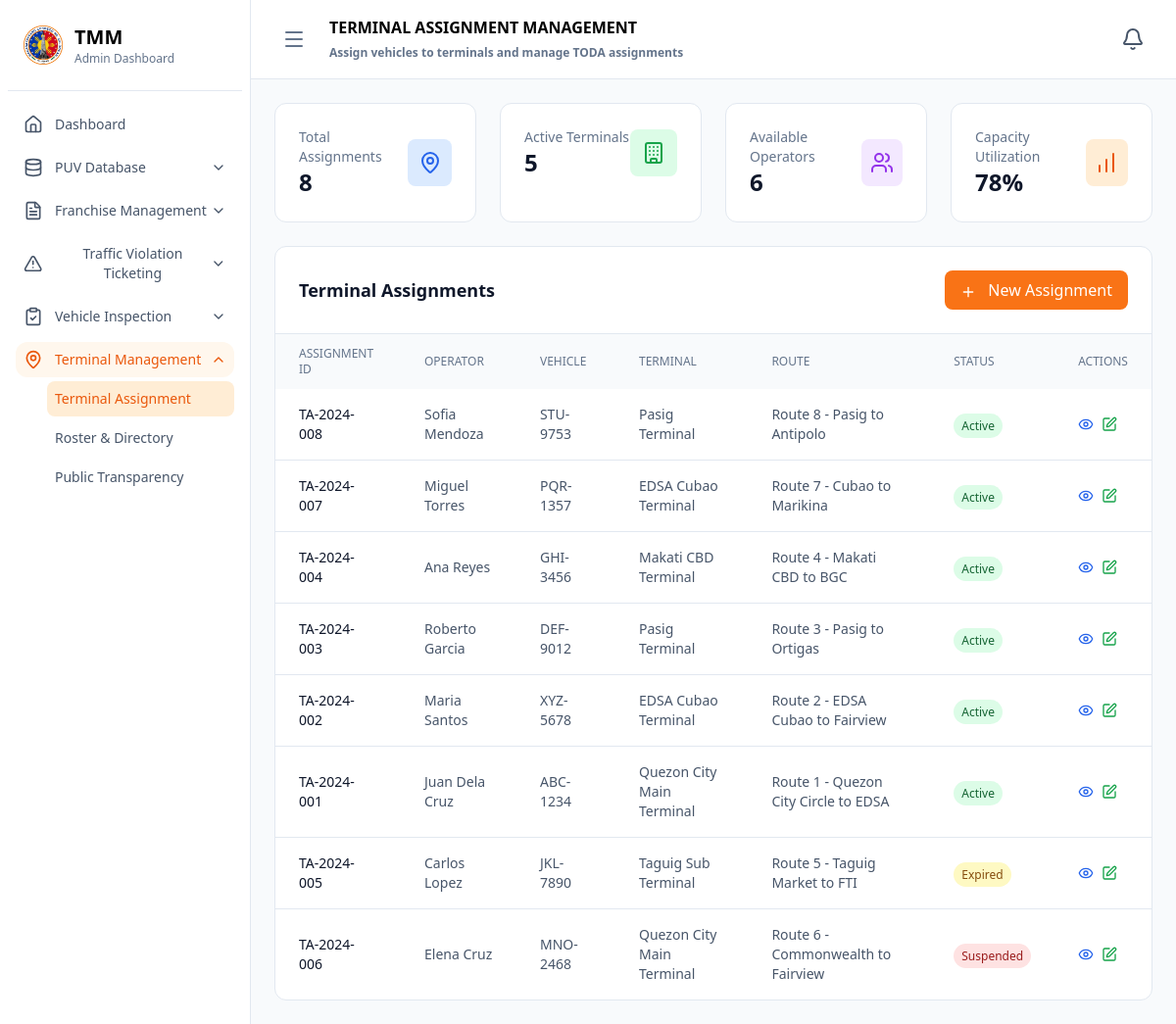
Page /administrator/parking_and_terminal_management/terminal_assignment_management/index.php on the committed database.
### tables this page shows
CREATE TABLE terminal_assignments (
    assignment_id VARCHAR(20) PRIMARY KEY,
    terminal_id VARCHAR(20) NOT NULL,
    operator_id VARCHAR(20) NOT NULL,
    vehicle_id VARCHAR(20) NOT NULL,
    franchise_id VARCHAR(20),
    assignment_type ENUM('permanent', 'temporary', 'toda') NOT NULL,
    route_assigned VARCHAR(200),
    start_date DATE NOT NULL,
    end_date DATE,
    assignment_date DATE NOT NULL,
    status ENUM('active', 'inactive', 'suspended', 'expired') DEFAULT 'active',
    assigned_by VARCHAR(100) NOT NULL,
    remarks TEXT,
    created_at TIMESTAMP DEFAULT CURRENT_TIMESTAMP,
    updated_at TIMESTAMP DEFAULT CURRENT_TIMESTAMP ON UPDATE CURRENT_TIMESTAMP,
    FOREIGN KEY (terminal_id) REFERENCES terminals(terminal_id) ON DELETE CASCADE,
    FOREIGN KEY (operator_id) REFERENCES operators(operator_id) ON DELETE CASCADE,
    FOREIGN KEY (vehicle_id) REFERENCES vehicles(vehicle_id) ON DELETE CASCADE,
    FOREIGN KEY (franchise_id) REFERENCES franchise_records(franchise_id) ON DELETE SET NULL
);

CREATE TABLE operators (
    operator_id VARCHAR(20) PRIMARY KEY,
    first_name VARCHAR(100) NOT NULL,
    last_name VARCHAR(100) NOT NULL,
    middle_name VARCHAR(100),
    address TEXT NOT NULL,
    contact_number VARCHAR(15) NOT NULL,
    email VARCHAR(100),
    license_number VARCHAR(50) NOT NULL UNIQUE,
    license_expiry DATE NOT NULL,
    date_registered TIMESTAMP DEFAULT CURRENT_TIMESTAMP,
    status ENUM('active', 'inactive', 'suspended') DEFAULT 'active'
);

CREATE TABLE vehicles (
    vehicle_id VARCHAR(20) PRIMARY KEY,
    operator_id VARCHAR(20) NOT NULL,
    plate_number VARCHAR(15) NOT NULL UNIQUE,
    vehicle_type ENUM('jeepney', 'bus', 'tricycle', 'taxi', 'van') NOT NULL,
    make VARCHAR(50) NOT NULL,
    model VARCHAR(50) NOT NULL,
    year_manufactured YEAR NOT NULL,
    engine_number VARCHAR(50) NOT NULL,
    chassis_number VARCHAR(50) NOT NULL,
    seating_capacity INT NOT NULL,
    date_registered TIMESTAMP DEFAULT CURRENT_TIMESTAMP,
    status ENUM('active', 'inactive', 'for_inspection', 'suspended') DEFAULT 'active',
    FOREIGN KEY (operator_id) REFERENCES operators(operator_id) ON DELETE CASCADE
);

CREATE TABLE terminals (
    terminal_id VARCHAR(20) PRIMARY KEY,
    terminal_name VARCHAR(200) NOT NULL,
    terminal_code VARCHAR(20) NOT NULL UNIQUE,
    location VARCHAR(200) NOT NULL,
    address TEXT NOT NULL,
    capacity INT NOT NULL,
    current_occupancy INT DEFAULT 0,
    terminal_type ENUM('main', 'sub', 'temporary') DEFAULT 'main',
    operating_hours VARCHAR(50),
    contact_person VARCHAR(100),
    contact_number VARCHAR(15),
    latitude DECIMAL(10,8),
    longitude DECIMAL(11,8),
    status ENUM('active', 'inactive', 'maintenance') DEFAULT 'active',
    created_at TIMESTAMP DEFAULT CURRENT_TIMESTAMP,
    updated_at TIMESTAMP DEFAULT CURRENT_TIMESTAMP ON UPDATE CURRENT_TIMESTAMP
);

### administrator/parking_and_terminal_management/terminal_assignment_management/index.php (the view, shortened to what the rows shown need)
<?php
$database = new Database();
$db = $database->getConnection();
function getTerminalAssignments($db) {
    $query = "SELECT ta.*, o.first_name, o.last_name, v.plate_number, v.vehicle_type,
                     t.terminal_name, fr.franchise_number, fr.status as franchise_status
              FROM terminal_assignments ta
              LEFT JOIN operators o ON ta.operator_id = o.operator_id
              LEFT JOIN vehicles v ON ta.vehicle_id = v.vehicle_id
              LEFT JOIN terminals t ON ta.terminal_id = t.terminal_id
              LEFT JOIN franchise_records fr ON v.vehicle_id = fr.vehicle_id
              ORDER BY ta.assignment_date DESC";
    $stmt = $db->prepare($query);
    $stmt->execute();
    return $stmt->fetchAll(PDO::FETCH_ASSOC);
}
$assignments = getTerminalAssignments($db);
function getStatusBadgeClass($status) {
    switch(strtolower($status)) {
        case 'active': return 'bg-green-100 text-green-800';
        case 'suspended': return 'bg-red-100 text-red-800';
        case 'expired': return 'bg-yellow-100 text-yellow-800';
    }
}
?>
<!DOCTYPE html>
<html lang="en">
<head>
    <script src="https://cdn.tailwindcss.com"></script>
    <link href="https://cdnjs.cloudflare.com/ajax/libs/lucide/0.263.1/lucide.min.css" rel="stylesheet">
</head>
<body class="bg-slate-50 dark:bg-slate-900">
    <div class="flex h-screen">
        <div id="sidebar" class="w-64 bg-white border-r border-slate-200 dark:bg-slate-900 dark:border-slate-700 transform transition-transform duration-300 ease-in-out translate-x-0">
            <div class="p-6">
                <div class="flex items-center space-x-3">
                    <div>
                        <h1 class="text-xl font-bold dark:text-white">TMM</h1>
                    </div>
                </div>
            </div>
        </div>
        <div class="flex-1 flex flex-col transition-all duration-300 ease-in-out">
            <div class="bg-white border-b border-slate-200 px-6 py-4 dark:bg-slate-800 dark:border-slate-700">
                <div class="flex items-center justify-between">
                    <div class="flex items-center space-x-4">
                        <div>
                            <h1 class="text-md font-bold dark:text-white">TERMINAL ASSIGNMENT MANAGEMENT</h1>
                        </div>
                    </div>
                </div>
            </div>
            <div class="flex-1 p-6 overflow-auto">
                <div class="bg-white rounded-xl border border-slate-200">
                    <div class="p-6 border-b border-slate-200 flex justify-between items-center">
                        <h2 class="text-lg font-semibold text-slate-900">Terminal Assignments</h2>
                    </div>
                    <div class="overflow-x-auto">
                        <table class="w-full">
                            <thead class="bg-slate-50">
                                <tr>
                                    <th class="px-6 py-3 text-left text-xs font-medium text-slate-500 uppercase">Assignment ID</th>
                                    <th class="px-6 py-3 text-left text-xs font-medium text-slate-500 uppercase">Operator</th>
                                    <th class="px-6 py-3 text-left text-xs font-medium text-slate-500 uppercase">Vehicle</th>
                                    <th class="px-6 py-3 text-left text-xs font-medium text-slate-500 uppercase">Terminal</th>
                                    <th class="px-6 py-3 text-left text-xs font-medium text-slate-500 uppercase">Route</th>
                                    <th class="px-6 py-3 text-left text-xs font-medium text-slate-500 uppercase">Status</th>
                                    <th class="px-6 py-3 text-left text-xs font-medium text-slate-500 uppercase">Actions</th>
                                </tr>
                            </thead>
                            <tbody class="divide-y divide-slate-200">
                                <?php foreach ($assignments as $assignment): ?>
                                <tr class="hover:bg-slate-50">
                                    <td class="px-6 py-4 text-sm font-medium text-slate-900"><?= htmlspecialchars($assignment['assignment_id'] ?? 'N/A') ?></td>
                                    <td class="px-6 py-4 text-sm text-slate-600"><?= htmlspecialchars(($assignment['first_name'] ?? '') . ' ' . ($assignment['last_name'] ?? '')) ?></td>
                                    <td class="px-6 py-4 text-sm text-slate-600"><?= htmlspecialchars($assignment['plate_number'] ?? 'N/A') ?></td>
                                    <td class="px-6 py-4 text-sm text-slate-600"><?= htmlspecialchars($assignment['terminal_name'] ?? 'N/A') ?></td>
                                    <td class="px-6 py-4 text-sm text-slate-600"><?= htmlspecialchars($assignment['route_assigned'] ?? 'N/A') ?></td>
                                    <td class="px-6 py-4">
                                        <span class="px-2 py-1 text-xs font-medium rounded-full <?= getStatusBadgeClass($assignment['status'] ?? 'active') ?>">
                                            <?= ucfirst($assignment['status'] ?? 'active') ?>
                                        </span>
                                    </td>
                                    <td class="px-6 py-4 text-sm">
                                        <div class="flex space-x-2">
                                            <button onclick="viewAssignment('<?= $assignment['assignment_id'] ?? '' ?>')" class="text-blue-600 hover:text-blue-800">
                                                <i data-lucide="eye" class="w-4 h-4"></i>
                                            </button>
                                            <button onclick="editAssignment('<?= $assignment['assignment_id'] ?? '' ?>', '<?= $assignment['operator_id'] ?? '' ?>', '<?= $assignment['terminal_id'] ?? '' ?>', '<?= $assignment['assignment_type'] ?? '' ?>', '<?= $assignment['route_assigned'] ?? '' ?>', '<?= $assignment['start_date'] ?? '' ?>', '<?= $assignment['end_date'] ?? '' ?>', '<?= $assignment['status'] ?? '' ?>', '<?= htmlspecialchars($assignment['remarks'] ?? '', ENT_QUOTES) ?>')" class="text-green-600 hover:text-green-800">
                                                <i data-lucide="edit" class="w-4 h-4"></i>
                                            </button>
                                        </div>
                                    </td>
                                </tr>
                                <?php endforeach; ?>
                            </tbody>
                        </table>
                    </div>
                </div>
            </div>
        </div>
    </div>
</body>
</html>

### rows in the picture
terminal_assignments: assignment_id "TA-2024-008", operator.last_name "Sofia Mendoza", vehicle.plate_number "STU-9753", terminal.terminal_name "Pasig Terminal", route_assigned "Route 8 - Pasig to Antipolo", status "Active"
terminal_assignments: assignment_id "TA-2024-007", operator.last_name "Miguel Torres", vehicle.plate_number "PQR-1357", terminal.terminal_name "EDSA Cubao Terminal", route_assigned "Route 7 - Cubao to Marikina", status "Active"
terminal_assignments: assignment_id "TA-2024-004", operator.last_name "Ana Reyes", vehicle.plate_number "GHI-3456", terminal.terminal_name "Makati CBD Terminal", route_assigned "Route 4 - Makati CBD to BGC", status "Active"
terminal_assignments: assignment_id "TA-2024-003", operator.last_name "Roberto Garcia", vehicle.plate_number "DEF-9012", terminal.terminal_name "Pasig Terminal", route_assigned "Route 3 - Pasig to Ortigas", status "Active"
terminal_assignments: assignment_id "TA-2024-002", operator.last_name "Maria Santos", vehicle.plate_number "XYZ-5678", terminal.terminal_name "EDSA Cubao Terminal", route_assigned "Route 2 - EDSA Cubao to Fairview", status "Active"
terminal_assignments: assignment_id "TA-2024-001", operator.last_name "Juan Dela Cruz", vehicle.plate_number "ABC-1234", terminal.terminal_name "Quezon City Main Terminal", route_assigned "Route 1 - Quezon City Circle to EDSA", status "Active"
terminal_assignments: assignment_id "TA-2024-005", operator.last_name "Carlos Lopez", vehicle.plate_number "JKL-7890", terminal.terminal_name "Taguig Sub Terminal", route_assigned "Route 5 - Taguig Market to FTI", status "Expired"
terminal_assignments: assignment_id "TA-2024-006", operator.last_name "Elena Cruz", vehicle.plate_number "MNO-2468", terminal.terminal_name "Quezon City Main Terminal", route_assigned "Route 6 - Commonwealth to Fairview", status "Suspended"

### other values in the picture
count($assignments) "8"
count($terminals) "5"
count($operators) "6"
